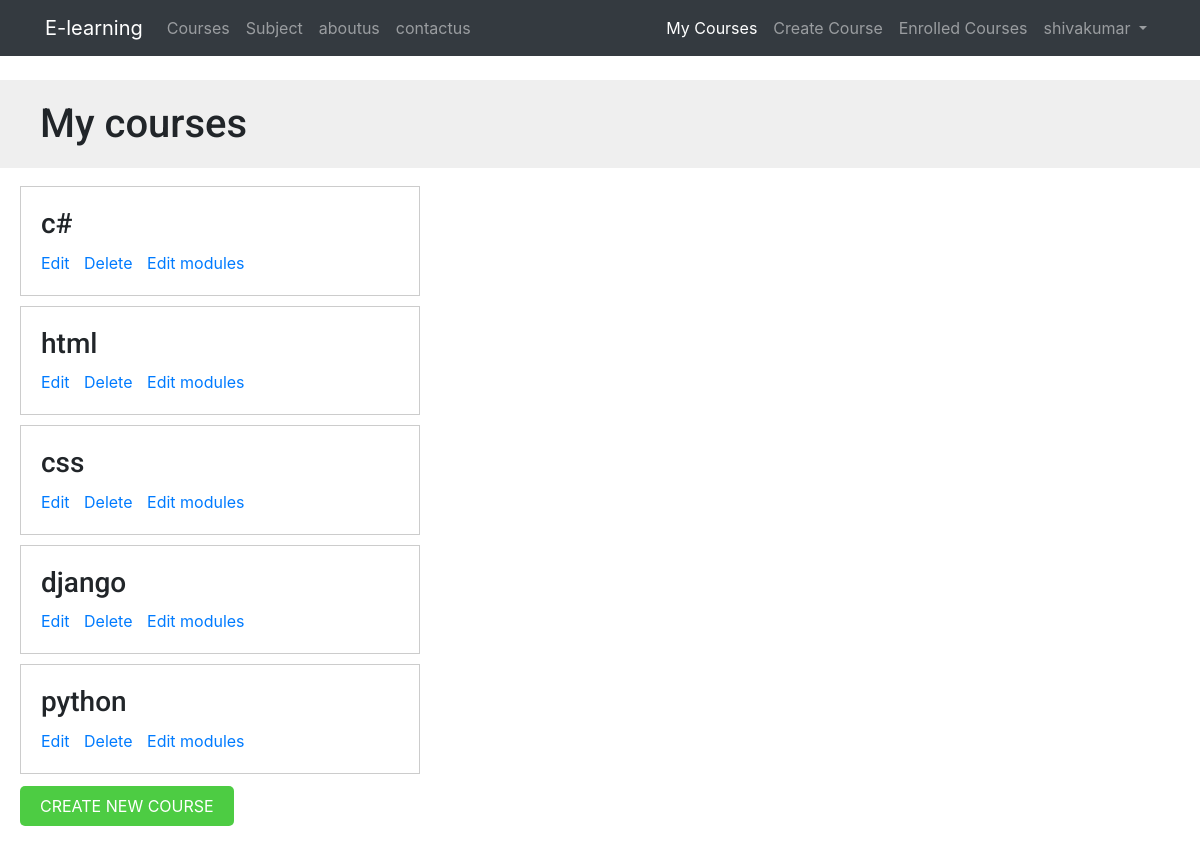
The page /course/mine/ (signed in) on the database its author committed.
### courses/models.py (models this page shows, shortened)
class Course(models.Model):
    owner = models.ForeignKey(User,
                    related_name='courses_created',
                    on_delete=models.CASCADE)
    subject = models.ForeignKey(Subject, related_name='courses',
                        on_delete=models.CASCADE)
    title = models.CharField(max_length=200)
    slug = models.SlugField(max_length=200, unique=True)
    overview = models.TextField()
    created = models.DateTimeField(auto_now_add=True)
    students = models.ManyToManyField(User,
                                      related_name='courses_joined',
                                      blank=True)
    class Meta:
        ordering = ['-created']

### courses/views.py (the view)
class ManageCourseListView(OwnerCourseMixin, ListView): #listview with mixin
    template_name = 'courses/manage/course/list.html'

### templates/courses/manage/course/list.html (shortened to what this page needs)
{% extends "base.html" %}
{% block content %}
  <h1>My courses</h1>
  <div class="module">
    {% for course in object_list %}
      <div class="course-info">
        <h3>{{ course.title }}</h3>
        <p>
          <a href="{% url "course_edit" course.id %}">Edit</a>
          <a href="{% url "course_delete" course.id %}">Delete</a>
          <a href="{% url "course_module_update" course.id %}">Edit modules</a>
        </p>
      </div>
    {% empty %}
      <p>You haven't created any courses yet.</p>
    {% endfor %}
    <p>
      <a href="{% url "course_create" %}" class="button">Create new course</a>
    </p>
  </div>
{% endblock %}

### templates/base/navbar.html (shortened to what this page needs)
{% load course %}
{% url 'course_list' as course_list %}
{% url 'home' as home_url %}
{% url 'sub_list' as subject_url %}
{% url 'manage_course_list' as mine %}
{% url 'student_course_list' as std %}
{% url 'course_create' as create_url %}
{% url 'about' as about_url %}
{% url 'contact' as contact_url %}
<div  class="navbar navbar-expand-md navbar-dark bg-dark mb-4">
  <div class="container">
    <a href="{{ home_url }}" class=" navbar-brand">E-learning</a>
<div class="collapse navbar-collapse" id="navbarSupportedContent">
     <ul class="navbar-nav mr-auto">
       <li class="nav-item {% if request.path == course_list %}active{% endif %}">
         <a class="nav-link" href="{{ course_list }}">Courses <span class="sr-only">(current)</span></a>
       </li>
       <li class="nav-item {% if request.path == subject_url %}active{% endif %}">
         <a class="nav-link" href="{{ subject_url }}">Subject</a>
       </li>
       <li class="nav-item {% if request.path == about_url %}active{% endif %}">
        <a class="nav-link" href="{{ about_url }}">aboutus</a>
       </li>
       <li class="nav-item {% if request.path == contact_url %}active{% endif %}">
        <a class="nav-link" href="{{ contact_url }}">contactus</a>
       </li>
     </ul>
 </div>
 <div class="collapse navbar-collapse" id="navbarCollapse">
     {% if user.is_authenticated %}
       <ul class="navbar-nav ml-auto">
         <li class="nav-item {% if request.path == mine %}active{% endif %}">
           <a class="nav-link" href="{{mine}}">My Courses</a>
         </li>
         <li class="nav-item {% if request.path == create_url %}active{% endif %}">
           <a class="nav-link" href="{{create_url}}">Create Course</a>
         </li>
         <li class="nav-item {% if request.path == std %}active{% endif %}">
           <a class="nav-link" href="{{std}}">Enrolled Courses</a>
         </li>
           <li class="nav-item">
             <a class="nav-link dropdown-toggle" href="#" id="userMenu"
               data-toggle="dropdown" aria-haspopup="true"
               aria-expanded="false">
               {{ user.username }}
             </a>
           </li>
         </ul>
       {% endif %}
     </div>
  </div>
</div>

### static/css/base.css (style rules this page uses)
body { margin:0; font-family:'Roboto', sans-serif; font-weight:400; color:#333; }
a { color:#3fad37; text-decoration:none; }
ul { float:left; }
h1, h2, h3, h4, h5, h6 { font-family:'Roboto', sans-serif; font-weight:300; }
h1 { background:#efefef; width:100%; overflow:auto; padding:20px 0 20px 40px; margin:0; }
.module { padding:10px 20px; float:left; width:600px; }
.module h3 { margin:20px 0 0; padding:0; width:100%; }
.module p { margin:10px 0 20px; width:100%; float:left; }
input[type=submit], a.button { border-radius:5px; background:#4dcc43; color:#fff; font-size:16px; text-transform:uppercase; border:none; padding:10px 20px; margin:20px 0; }
.course-info { border:1px solid #ccc; padding:0 20px; margin-bottom:10px; width:400px; overflow:auto; }
.course-info a { margin-right:10px; }

### rows shown on the page
Course: title "c#"
Course: title "html"
Course: title "css"
Course: title "django"
Course: title "python"

### other values the page prints
{{ user.username }} "shivakumar"
